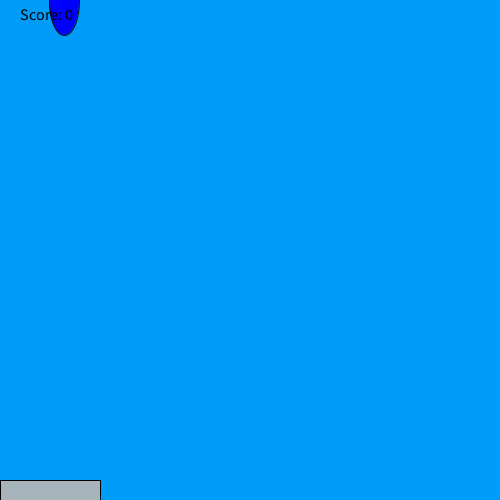
Frame 1 (no input)
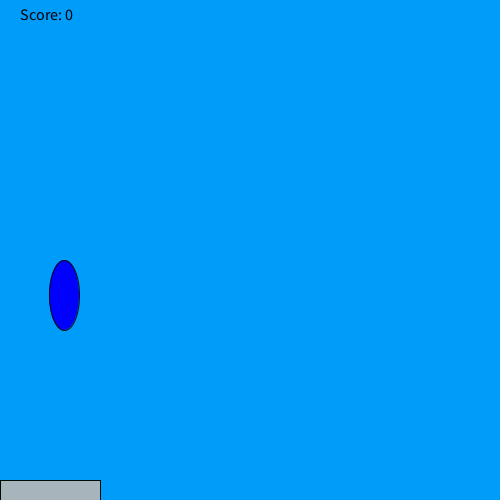
Frame 60 (the mouse pressed at the canvas centre just before this capture)
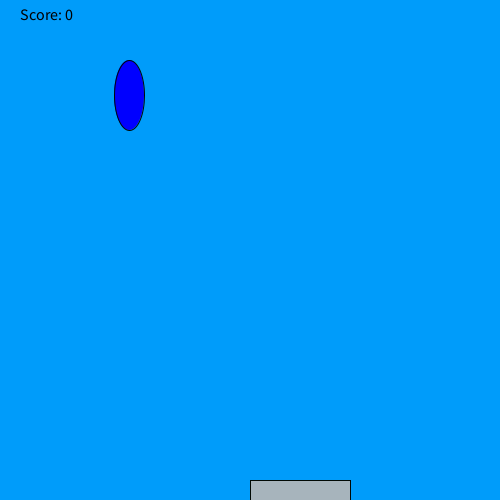
Frame 120 (the mouse held since frame 60 and released just before this capture)

The Processing sketch that drew these frames (run headless with seeded random() and noise(); from frame 60 on, the mouse is pressed at the canvas centre):

// Processing sketch: rainGame__
// ── rainGame__.pde
int y = 0;

 int randomNumber1 = (int) random(width); 

 int score = 0;
void setup(){
  size(500, 500);
 
}
void draw(){
 
  background(0, 156, 250);

fill(167, 180, 188);
 rect(mouseX, 480, 100, 100);
 


 
  fill(0, 0, 255);
stroke(0, 9, 4);
ellipse(randomNumber1,y  , 30, 70);
   y += 5;
if (y >= 500) {
  randomNumber1 = (int) random(width);
  y= 0;
}
if (y == 480)
{
  checkCatch(randomNumber1);
    
} 
fill(0, 0, 0);
textSize(16);
text("Score: " + score, 20, 20);

}
void checkCatch(int x){
     if (x > mouseX && x < mouseX+100)
          score++;
     else if (score > 0) 
          score--;
     println("Your score is now: " + score); 
   
   }
